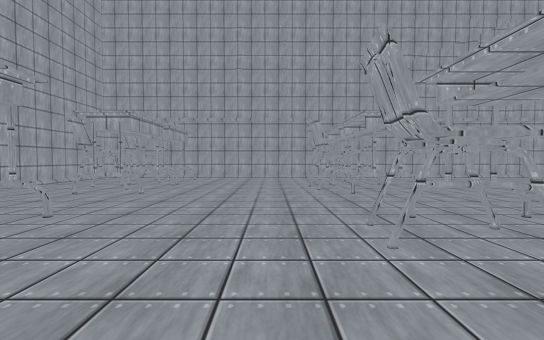
View 1 (above)

16 first-person views from a walk through a 3-D level made in the Unity game engine. The camera is 1.3 m above the floor, tilts 2° down and sees 90° across. The floor is counted in squares, 2 m on a side. Each view is taken from the middle of a square. On the plan, view 1 faces up. The plan holds only what a view shows up to about 9 squares ahead; the rest is blank. The place goes on beyond the plan. The player character is not drawn. Surface patterns are stand-ins for the level's own textures.

View 2
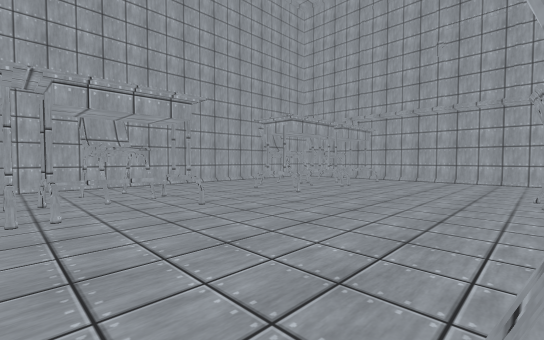

View 3
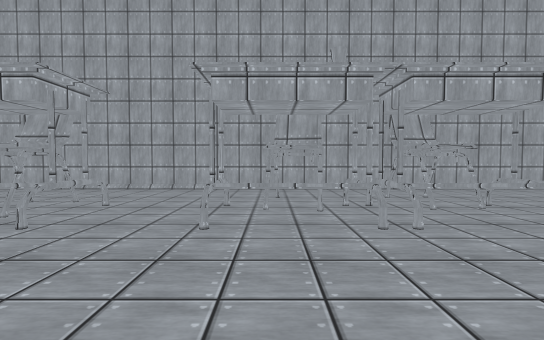

View 4
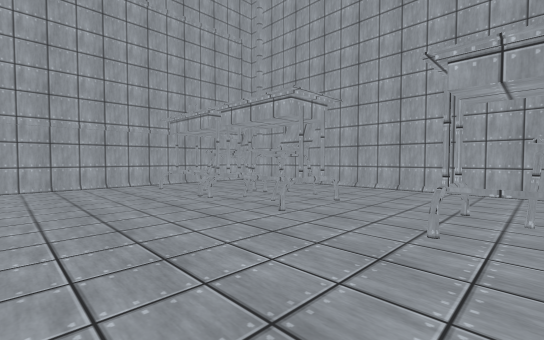

View 5
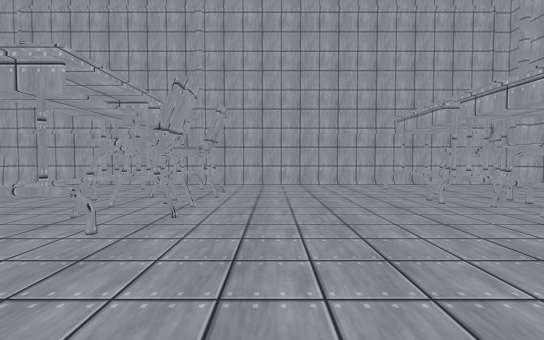

View 6
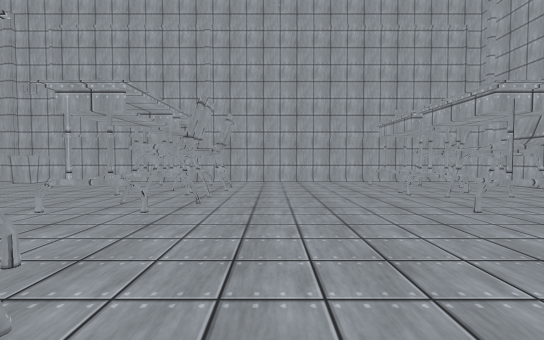

View 7
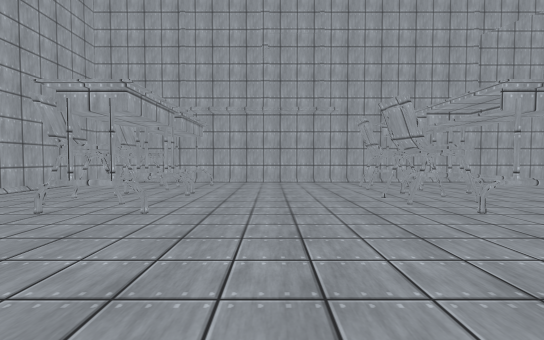

View 8
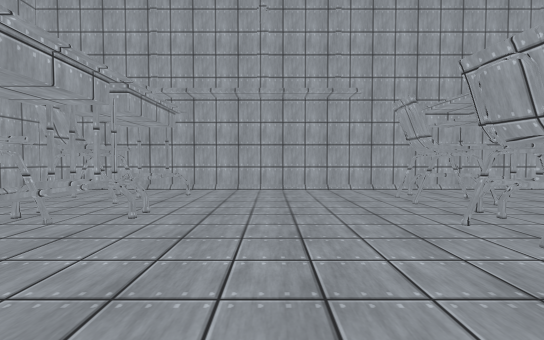

View 9
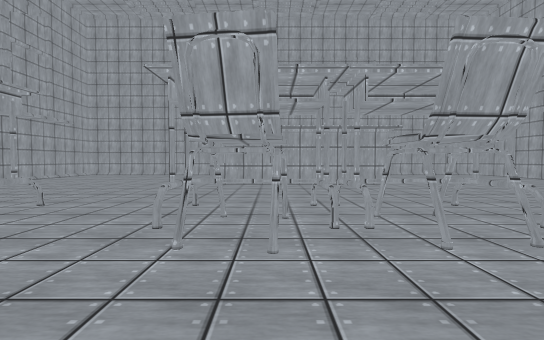

View 10
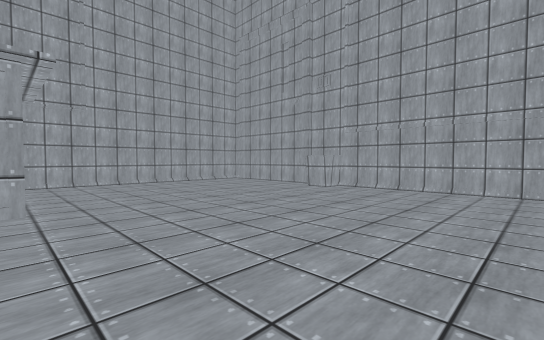

View 11
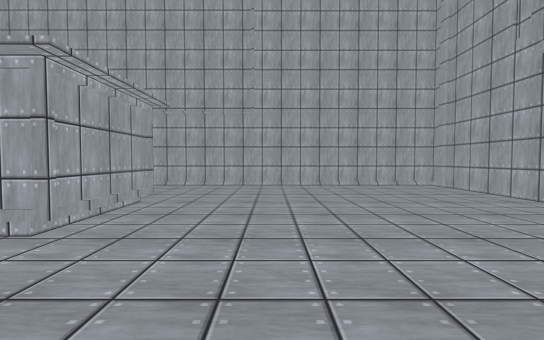

View 12
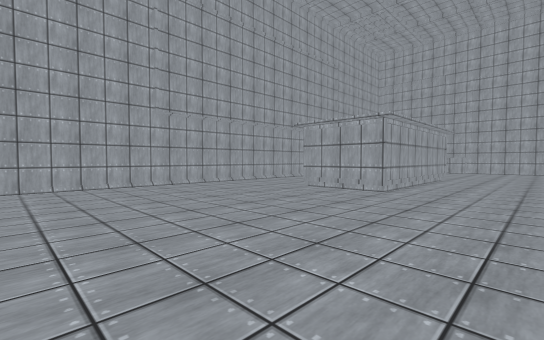

View 13
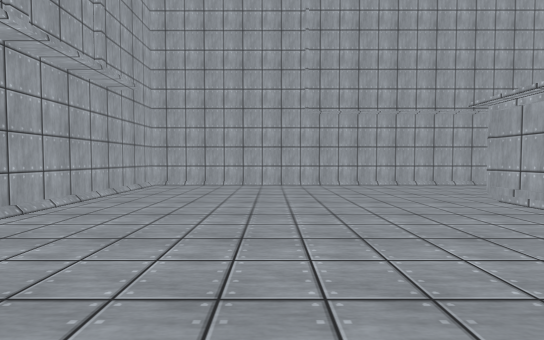

View 14
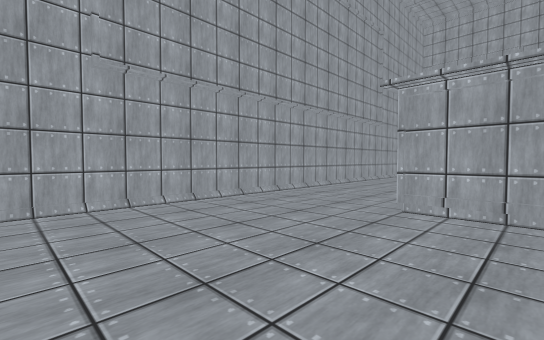

View 15
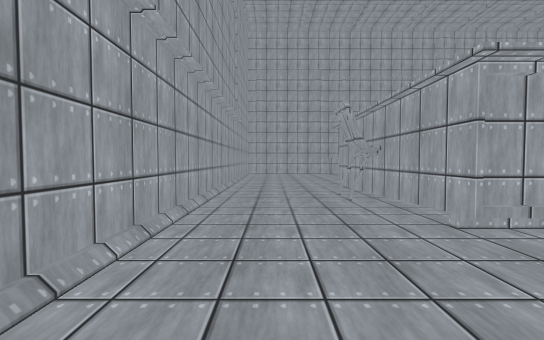

View 16
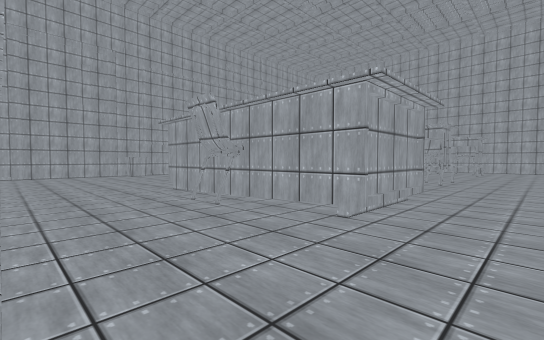

### Floor plan
Key: @ floor where view 1 was taken; # wall or solid block; . main floor; : floor 0.25 m higher than the main floor; / step, stairs or slope; = window, fence, low wall or low ledge.
Columns run from 7 left of view 1 to 12 right of it. Each row starts with its distance up from view 1.
 11 ####################
 10 #.////////////////.#
  9 #/./=.../#/......./#
  8 #/.##.../#......../#
  7 #/.##....#=......./#
  6 #/.##...##=......./#
  5 #/................/#
  4 #/................/#
  3 #/.##....#=...##../#
  2 #/.#=...##....##../#
  1 #/.##....#=...##../#
  0 #/.#=..@:#=...##../#
 -1 #/............##../#
 -2 #/................/#
 -3 #/.##....#=......./#
 -4 #/..#....#=......./#
 -5 #/.##....#......../#
 -6 ##.##....#=......./#
 -7 #.////////////#....#
 -8 ####################

Where each view was taken, in squares from view 1:
view 1: 0 up, 0 right, facing up
view 2: 1 up, 1 right, facing up-left
view 3: 0 up, 0 right, facing left
view 4: 0 up, 0 right, facing down-left
view 5: 0 up, 0 right, facing down
view 6: 1 up, 0 right, facing down
view 7: 2 up, 1 left, facing up
view 8: 4 up, 1 left, facing up
view 9: 2 up, 1 left, facing right
view 10: 1 down, 3 right, facing down-right
view 11: 3 down, 4 right, facing right
view 12: 9 up, 4 right, facing down-right
view 13: 7 up, 4 right, facing right
view 14: 7 up, 7 right, facing down-right
view 15: 6 up, 10 right, facing down
view 16: 5 up, 11 right, facing down-left
